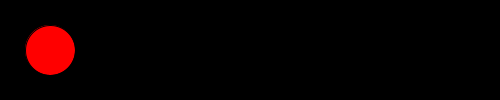
Frame 1 (no input)
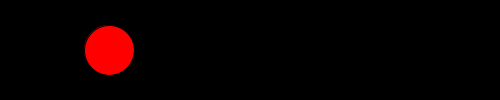
Frame 60 (the mouse pressed at the canvas centre just before this capture)
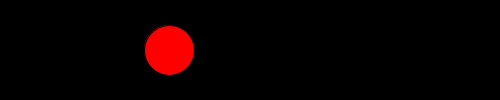
Frame 120 (the mouse held since frame 60 and released just before this capture)

The Processing sketch that drew these frames (run headless with seeded random() and noise(); from frame 60 on, the mouse is pressed at the canvas centre):

// Processing sketch: sketch_200902b
// ── sketch_200902b.pde
float x = 50;

void setup(){
  size(500,100);
}

void draw(){
  background(0);
  fill(255,0,0);
  ellipse(x,50,50,50);
  x++;
  if(x > width){
    x = 0;
  }
}
